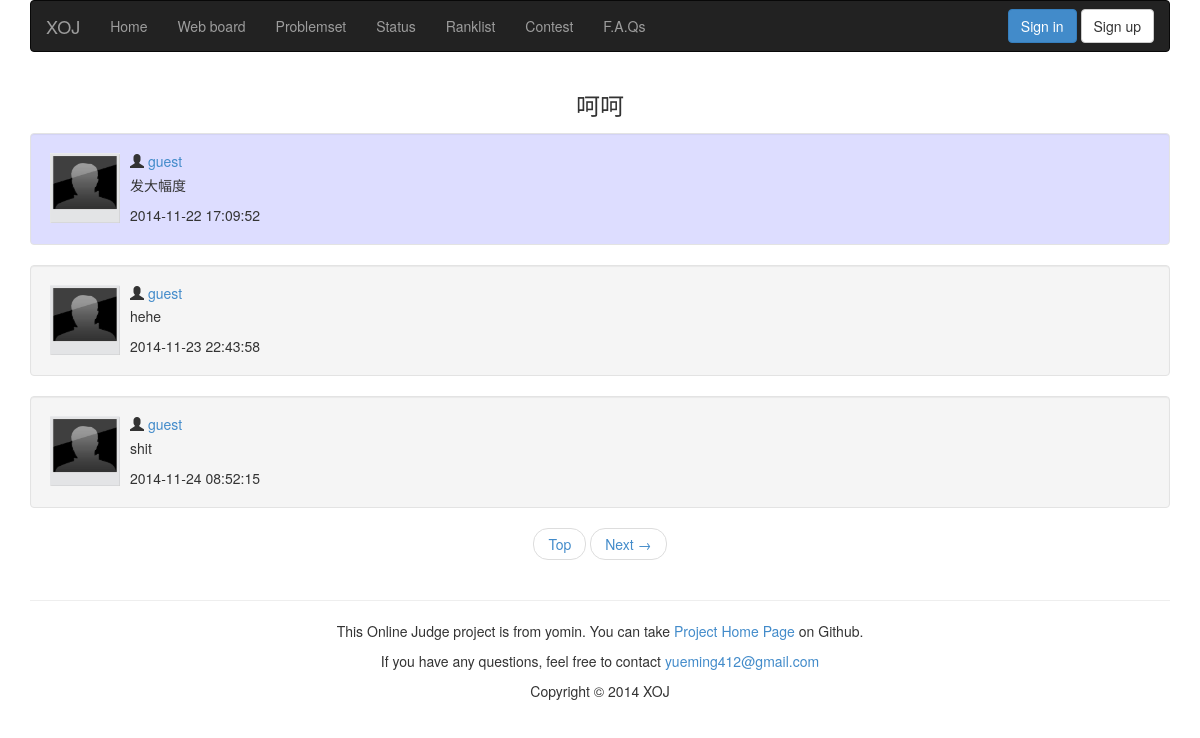
The page /comment/1/ on the database its author committed.
### appfile/models.py (models this page shows, shortened)
class Comment(db.Model):
    tid = db.Column(db.Integer, primary_key = True)
    pid = db.Column(db.Integer)
    userid = db.Column(db.String(22))
    nickname = db.Column(db.String(22))
    title = db.Column(db.String(32))
    content = db.Column(db.Text)
    post_time = db.Column(db.String(19))
    last_reply = db.Column(db.String(19))
    re = db.Column(db.Integer, default = 0)
    replys = db.relationship('Reply', backref = db.backref('comment'))

class Reply(db.Model):
    rid = db.Column(db.Integer, primary_key = True)
    tid = db.Column(db.Integer, db.ForeignKey('comment.tid', ondelete = 'CASCADE'))
    userid = db.Column(db.String(22))
    nickname = db.Column(db.String(22))
    content = db.Column(db.Text)
    post_time = db.Column(db.String(19))

### appfile/views.py (the view, shortened to what this page needs)
@app.route('/comment/<int:tid>/',methods = ['GET','POST'])
def show_comment(tid):
    form = ReplyForm()
    if request.method == 'GET':
        page = request.args.get('page')
        if not page:
            page = 1
        else:
            page = int(page)
        if page == 1:
            comment = Comment.query.get(tid)
        else:
            comment = None
        title = Comment.query.get(tid).title
        reply_list = Reply.query.filter_by(tid = tid).order_by(Reply.tid).paginate(page, MAX_REPLY_NUM_ONE_PAGE,False)
        return render_template('showcomment.html', tid = tid, title = title, comment = comment, page = page,reply_list = reply_list, form = form)

### appfile/views.py (called while the page is built)
@app.before_request
def before_request():
    g.user = current_user
    if g.user.is_authenticated():
        g.url = url_for('userinfo',userid = g.user.userid)

### appfile/templates/showcomment.html (shortened to what this page needs)
{% extends "base.html" %}
{% block content %}
<div class="container">
<h3 class="center">{{ title }}</h3>
    {% if page == 1 %}
        <div class="media well" style="background-color: #DDDDFF">
            <a class="media-left" href="#">
                <img src={{ url_for('static', filename='image/anonimous.jpg') }} alt="user image" height="70px" width="70px"></a>
            <div class="media-body">
                <h5 class="media-heading">
                    <span class="glyphicon glyphicon-user"></span>
                    <a href={{ url_for('userinfo', userid = comment.userid) }}>{{ comment.nickname }}</a>
                </h5>
                <p>{{ comment.content }}</p>
                {{ comment.post_time }}
            </div>
        </div>
    {% endif %}
    {% for reply in reply_list.items %}
        <div class="media well">
            <a class="media-left" href="#">
                <img src={{ url_for('static', filename='image/anonimous.jpg') }} alt="user image" height="70px" width="70px"></a>
            <div class="media-body">
                <h5 class="media-heading">
                    <span class="glyphicon glyphicon-user"></span>
                    <a href={{ url_for('userinfo', userid = reply.userid) }}> {{ reply.nickname }} </a>
                </h5>
                <p>{{ reply.content }}</p>
                {{ reply.post_time }}
            </div>
        </div>
    {% endfor %}
    <ul class="pager">
        <li>
            <a href={{ url_for('show_comment', tid = tid, page = 1) }}>Top</a>
        </li>
        {% if reply_list.has_next %}
        <li>
            <a href={{ url_for('show_comment', tid = tid,page = reply_list.next_num) }}>Next &rarr;</a>
        </li>
        {% endif %}
    </ul>
</div>
{% endblock %}

### appfile/static/css/style.css (style rules this page uses)
.center { text-align: center; }
a:link { text-decoration: none; }

### rows shown on the page
Comment: title "呵呵", nickname "guest", content "发大幅度", post_time "2014-11-22 17:09:52"
Reply: nickname "guest", content "hehe", post_time "2014-11-23 22:43:58"
Reply: nickname "guest", content "shit", post_time "2014-11-24 08:52:15"
